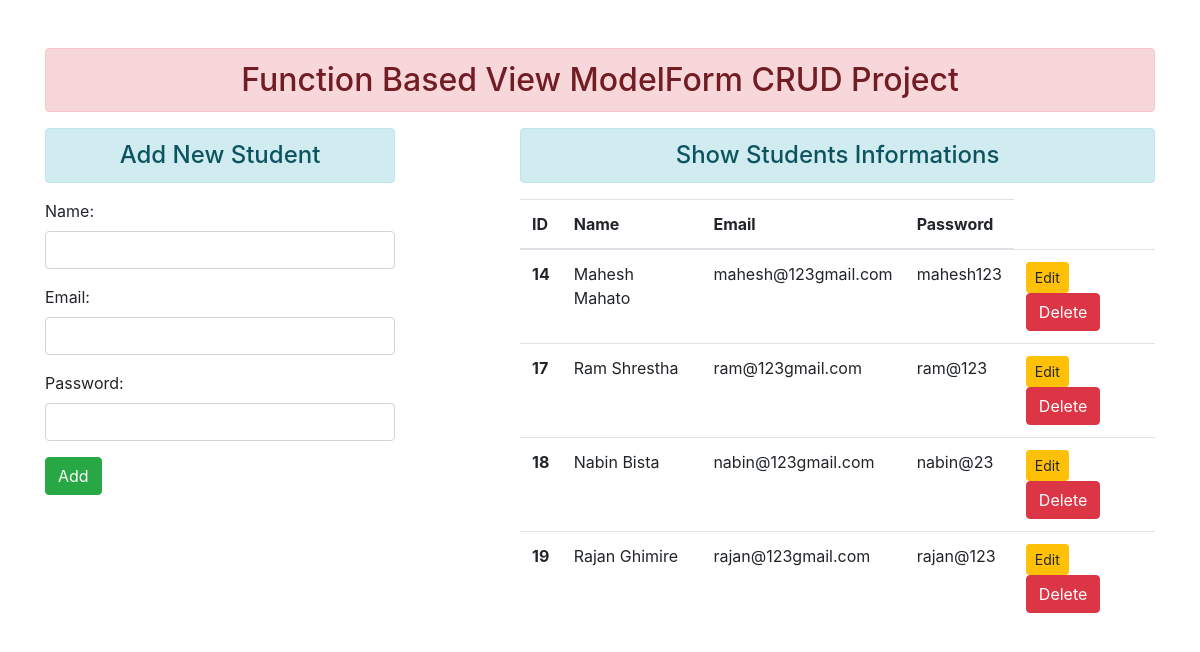
The page / on the database its author committed.
### enroll/models.py (models this page shows)
class User(models.Model):
    name=models.CharField(max_length=70)
    email=models.CharField(max_length=100)
    password=models.CharField(max_length=100)

### enroll/views.py (the view)
# urls.py: path('', views.add_show, name="addandshows"),
def add_show(request):
    if request.method=='POST':
        fm= StudentRegistration(request.POST)
        if fm.is_valid():
            nm=fm.cleaned_data['name']
            em=fm.cleaned_data['email']
            pw=fm.cleaned_data['password']
            reg=User(name=nm, email=em, password=pw)
            reg.save()
            fm= StudentRegistration()
    else:
        fm= StudentRegistration()
    stud=User.objects.all()
    return render(request, 'enroll/addandshow.html', {'form':fm, 'stu': stud})

### enroll/forms.py
class StudentRegistration(forms.ModelForm):
    class Meta:
        model=User
        fields=['name', 'email', 'password']
        widgets ={
            'name':forms.TextInput(attrs={'class':'form-control'}),
            'email':forms.EmailInput(attrs={'class':'form-control'}),
            'password':forms.PasswordInput(render_value=True, attrs={'class':'form-control'}),
        }

### enroll/templates/enroll/addandshow.html (shortened to what this page needs)
{%  extends 'enroll/base.html' %}
{% block content %}
<div class="row">
 <div class="col-sm-4">
   <h4 class="text-center alert alert-info"> Add New Student </h4>
   <form action="" method="POST">
     {{ form.as_p }}
    <input type="submit" class="btn btn-success" value="Add">
  </form>
 </div>
 <div class="col-sm-7 offset-1">
    <h4 class="text-center alert alert-info">Show Students Informations</h4>
    {% if stu %}
    <table class="table table-hover">
        <thead>
          <tr>
            <th scope="col">ID</th>
            <th scope="col">Name</th>
            <th scope="col">Email</th>
            <th scope="col">Password</th>
          </tr>
        </thead>
        <tbody>
           {% for st in stu %}
                <tr>
                    <th scope="row">{{st.id}}</th>
                    <td>{{st.name}}</td>
                    <td>{{st.email}}</td>
                    <td>{{st.password}}</td>
                    <td>
                        <a href="{% url 'updatedata' st.id %}" class="btn btn-warning btn-sm">Edit</a>
                        <form action="{% url 'deletedata' st.id %}" method="POST" class="d-inline">
                            <input type="submit" class="btn btn-danger" value="Delete">
                        </form>
                </tr>
            {% endfor %}
            </tbody>
      </table>
    {% else %}
    <h4 class="text-center alert alert-warning"> No Records </h4>
    {% endif %}
 </div>
</div>
{% endblock content %}

### enroll/templates/enroll/base.html (shortened to what this page needs)
<!DOCTYPE html>
{% load static %}
<html lang="en">
<head>
    <link rel="stylesheet" href="{% static 'enroll/css/all.css' %}">
    <link rel="stylesheet" href="{% static 'enroll/css/bootstrap.css' %}">
    {% block corecss %}
    <link rel="stylesheet" href="{% static 'enroll/css/static.css' %}">
    {% endblock corecss %}
</head>
<body>
    <div class="container mt-5">
        <h2 class="text-center alert alert-danger">Function Based View ModelForm CRUD Project</h2>
        {% block content %}{% endblock content %}
    </div>
</body>
</html>

### rows shown on the page
User: id "14", name "Mahesh Mahato", email "mahesh@123gmail.com", password "mahesh123"
User: id "17", name "Ram Shrestha", email "ram@123gmail.com", password "ram@123"
User: id "18", name "Nabin Bista", email "nabin@123gmail.com", password "nabin@23"
User: id "19", name "Rajan Ghimire", email "rajan@123gmail.com", password "rajan@123"
